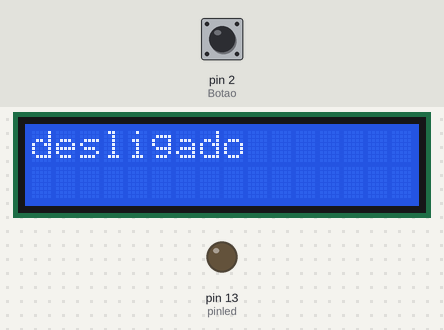
Recording of a sketch running on a simulated Arduino Uno, built with avr-gcc and run on an emulated ATmega328P. On the bench: 16×2 character LCD, output pins drawn as LEDs (lit = HIGH). The test bench sets the inputs (shaded band); at power-on: pin 2 (Botao) LOW.

Above: at 1.2 s.
1.3 s: pin 2 (Botao) pulled HIGH for 0.15 s
At 1.7 s:
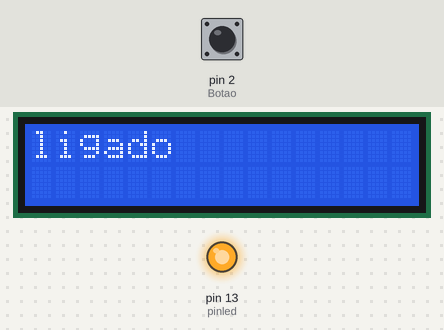
2.9 s: pin 2 (Botao) pulled HIGH for 1 s
At 4.3 s:
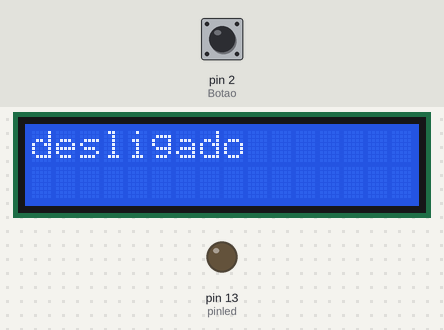
5.4 s: pin 2 (Botao) pulled HIGH for 3.2 s
At 6.1 s:
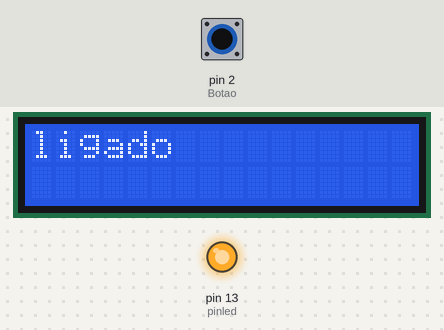
Timing chart, 0 to 8.4 s (numbered marks = the images above; inputs shaded):
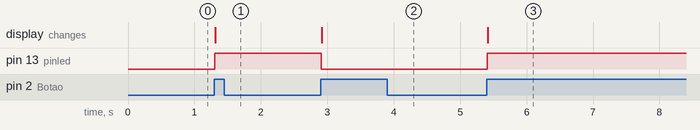

Measured:
- after the input at 1.3 s, pin 13 (pinled): LOW → HIGH at once; the display: changes at once (image 1)
- after the input at 2.9 s, pin 13 (pinled): HIGH → LOW at once; the display: changes at once (image 2)
- after the input at 5.4 s, pin 13 (pinled): LOW → HIGH at once; the display: changes at once (image 3)

The sketch:

aula_37_display_lcd_e_botao1.ino
```cpp
/*
Nome do Arquivo:Display LCD e botao
Autor:CAH
Data:17/03/2025
Descricao:.....
*/


#include <LiquidCrystal_I2C.h>

LiquidCrystal_I2C lcd(0x27, 16, 2);
#define pinled 13
#define Botao 2
bool estadoBotao = 0;
bool estadoAtual = 0;
bool estadoAnterior = 0;
bool estadoLed = 0;
void setup()
{
   lcd.init();
  lcd.backlight();

    pinMode(Botao, INPUT);
  pinMode(pinled,OUTPUT);

}
void loop()
{

    int estadoAtual = digitalRead(Botao);
  if (estadoAtual == 1 && estadoAnterior == 0){

    estadoLed = !estadoLed;
    digitalWrite(pinled,estadoLed);
    }
    estadoAnterior = estadoAtual;
  if(estadoLed == 1){
    lcd.setCursor(0,0);
     lcd.print("ligado   ");
  }

  else{
    lcd.setCursor(0,0);
    lcd.print("desligado");
  }
}
```
